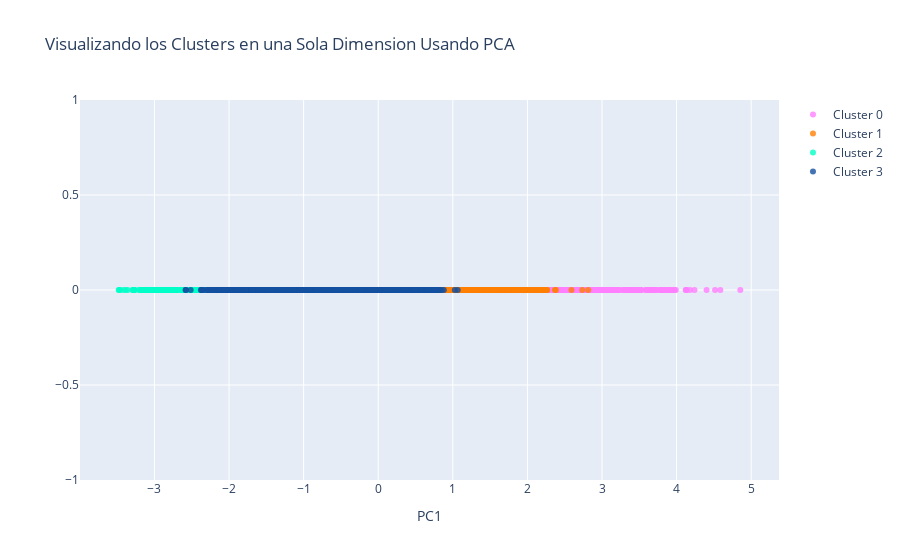

Source (notebook cell):
### Markdown cell above
El grafico de abajo muestra nuestros cuatro clusters originales en una sola visualización 1-D de sus componentes principales

### Code cell
#Instrucciones para construir el grafico 1-D

#trace1 es para 'Cluster 0'
trace1 = go.Scatter(
                    x = cluster0["PC1_1d"],
                    y = cluster0["dummy"],
                    mode = "markers",
                    name = "Cluster 0",
                    marker = dict(color = 'rgba(255, 128, 255, 0.8)'),
                    text = None)

#trace2 es para 'Cluster 1'
trace2 = go.Scatter(
                    x = cluster1["PC1_1d"],
                    y = cluster1["dummy"],
                    mode = "markers",
                    name = "Cluster 1",
                    marker = dict(color = 'rgba(255, 128, 2, 0.8)'),
                    text = None)

#trace3 es para 'Cluster 2'
trace3 = go.Scatter(
                    x = cluster2["PC1_1d"],
                    y = cluster2["dummy"],
                    mode = "markers",
                    name = "Cluster 2",
                    marker = dict(color = 'rgba(0, 255, 200, 0.8)'),
                    text = None)

#trace3 es para 'Cluster 3'
trace4 = go.Scatter(
                    x = cluster3["PC1_1d"],
                    y = cluster3["dummy"],
                    mode = "markers",
                    name = "Cluster 3",
                    marker = dict(color = 'rgba(20, 80, 160, 0.8)'),
                    text = None)

data = [trace1, trace2, trace3, trace4]

title = "Visualizando los Clusters en una Sola Dimension Usando PCA"

layout = dict(title = title,
              xaxis= dict(title= 'PC1',ticklen= 5,zeroline= False),
              yaxis= dict(title= '',ticklen= 5,zeroline= False)
             )

fig = dict(data = data, layout = layout)

iplot(fig)

### Figure 1 — Plotly figure (JSON) as saved in the notebook; plotly's stock layout.template omitted (floating-point values rounded to 4 significant figures; data arrays with more than 128 entries replaced by an {"elided": "..."} marker saying what was removed)
{"data": [{"marker": {"color": "rgba(255, 128, 255, 0.8)"}, "mode": "markers", "name": "Cluster 0", "type": "scatter", "x": {"elided": "1069 float values"}, "y": {"elided": "1069 int values"}}, {"marker": {"color": "rgba(255, 128, 2, 0.8)"}, "mode": "markers", "name": "Cluster 1", "type": "scatter", "x": {"elided": "1466 float values"}, "y": {"elided": "1466 int values"}}, {"marker": {"color": "rgba(0, 255, 200, 0.8)"}, "mode": "markers", "name": "Cluster 2", "type": "scatter", "x": {"elided": "1198 float values"}, "y": {"elided": "1198 int values"}}, {"marker": {"color": "rgba(20, 80, 160, 0.8)"}, "mode": "markers", "name": "Cluster 3", "type": "scatter", "x": {"elided": "1544 float values"}, "y": {"elided": "1544 int values"}}], "layout": {"title": {"text": "Visualizando los Clusters en una Sola Dimension Usando PCA"}, "xaxis": {"ticklen": 5, "title": {"text": "PC1"}, "zeroline": false}, "yaxis": {"ticklen": 5, "title": {"text": ""}, "zeroline": false}}}
